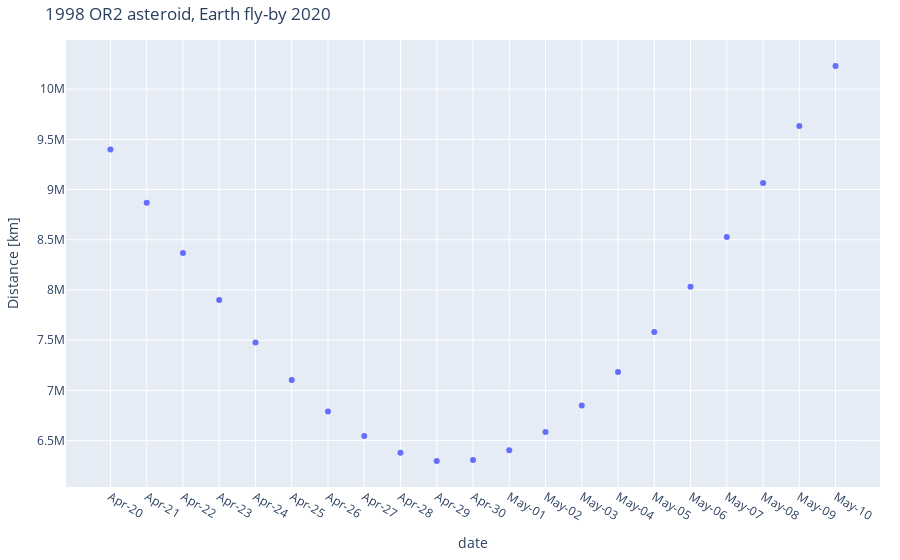

Write notebook code for a chart like this one.
### Code cell
# Let's make a chart of of it
fig = dist_plot(dates, dist, "1998 OR2 asteroid, Earth fly-by 2020")

fig.show()

### Figure 1 — Plotly figure (JSON) as saved in the notebook; plotly's stock layout.template omitted (floating-point values rounded to 4 significant figures)
{"data": [{"mode": "markers", "name": "Delta-v [km/s]", "type": "scatter", "x": ["Apr-20", "Apr-21", "Apr-22", "Apr-23", "Apr-24", "Apr-25", "Apr-26", "Apr-27", "Apr-28", "Apr-29", "Apr-30", "May-01", "May-02", "May-03", "May-04", "May-05", "May-06", "May-07", "May-08", "May-09", "May-10"], "y": [9400000.0, 8869000.0, 8367000.0, 7901000.0, 7477000.0, 7103000.0, 6790000.0, 6545000.0, 6379000.0, 6298000.0, 6306000.0, 6403000.0, 6586000.0, 6849000.0, 7183000.0, 7580000.0, 8031000.0, 8528000.0, 9064000.0, 9633000.0, 10230000.0]}], "layout": {"legend": {"orientation": "h", "x": 1, "xanchor": "right", "y": 1.02, "yanchor": "bottom"}, "margin": {"b": 20, "l": 20, "r": 20, "t": 40}, "title": {"text": "1998 OR2 asteroid, Earth fly-by 2020"}, "xaxis": {"title": {"text": "date"}}, "yaxis": {"title": {"text": "Distance [km]"}}}}
